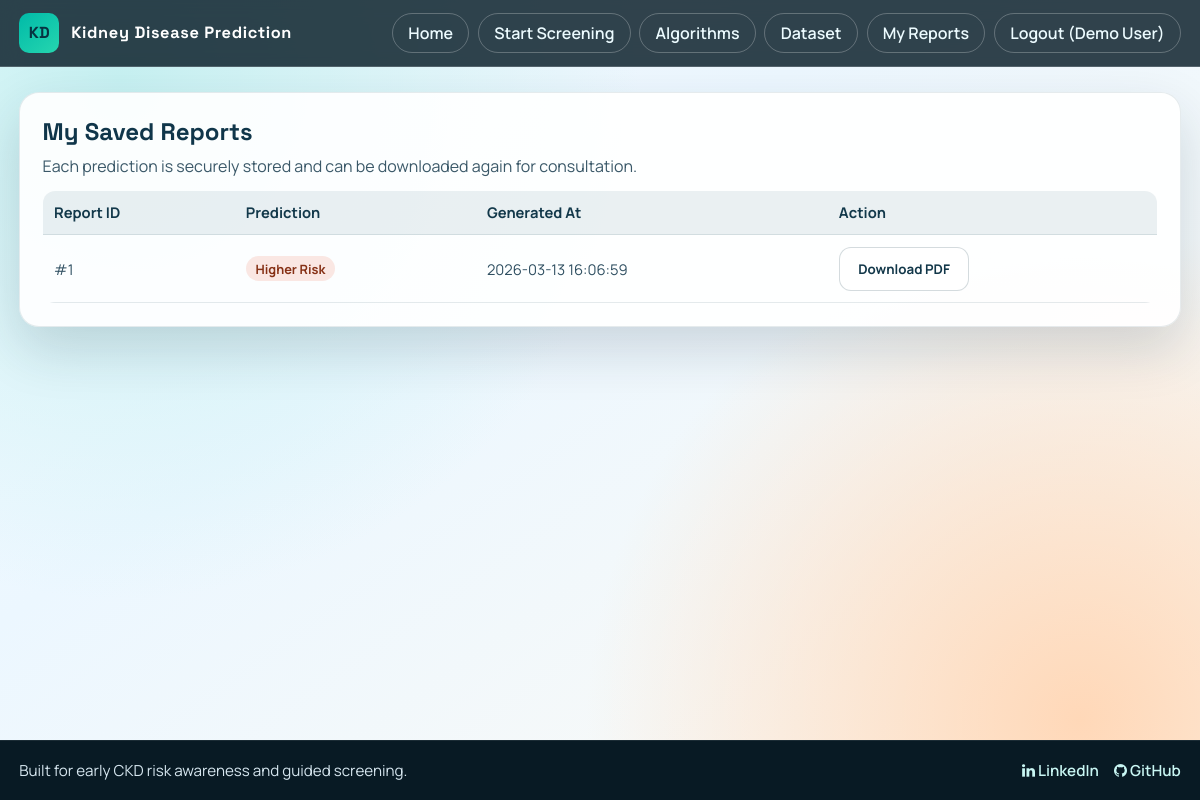
The app's page /reports (signed in) with its own data.
### tables this page shows
CREATE TABLE users (
                id INTEGER PRIMARY KEY AUTOINCREMENT,
                full_name TEXT NOT NULL,
                email TEXT NOT NULL UNIQUE,
                password_hash TEXT NOT NULL,
                created_at TEXT NOT NULL
            );

CREATE TABLE kidney_reports (
                id INTEGER PRIMARY KEY AUTOINCREMENT,
                user_id INTEGER NOT NULL,
                prediction_value INTEGER NOT NULL,
                prediction_label TEXT NOT NULL,
                input_json TEXT NOT NULL,
                created_at TEXT NOT NULL,
                FOREIGN KEY (user_id) REFERENCES users(id)
            );

### app.py (the view)
@app.route("/reports", methods=['GET'])
@login_required
def reportsPage():
    with get_db_connection() as conn:
        report_rows = conn.execute(
            """
            SELECT id, prediction_value, prediction_label, created_at
            FROM kidney_reports
            WHERE user_id = ?
            ORDER BY id DESC
            """,
            (session["user_id"],),
        ).fetchall()
    reports = [dict(row) for row in report_rows]
    return render_template("reports.html", reports=reports)

### app.py (called while the page is built)
def get_db_connection():
    conn = sqlite3.connect(DB_PATH)
    conn.row_factory = sqlite3.Row
    return conn

def get_current_user():
    user_id = session.get("user_id")
    if not user_id:
        return None
    with get_db_connection() as conn:
        user = conn.execute(
            "SELECT id, full_name, email FROM users WHERE id = ?",
            (user_id,),
        ).fetchone()
    if not user:
        return None
    return dict(user)

def login_required(route_func):
    @wraps(route_func)
    def wrapper(*args, **kwargs):
        if not session.get("user_id"):
            return redirect(url_for("loginPage"))
        return route_func(*args, **kwargs)
    return wrapper

@app.context_processor
def inject_current_user():
    return {"current_user": get_current_user()}

### templates/reports.html (shortened to what this page needs)
{% extends 'main.html' %}
{% block content %}
<section class="reports-card">
  <div class="reports-head">
    <h1>My Saved Reports</h1>
    <p>Each prediction is securely stored and can be downloaded again for consultation.</p>
  </div>
  {% if reports %}
    <table class="reports-table">
      <thead>
        <tr>
          <th>Report ID</th>
          <th>Prediction</th>
          <th>Generated At</th>
          <th>Action</th>
        </tr>
      </thead>
      <tbody>
        {% for report in reports %}
          <tr>
            <td>#{{ report.id }}</td>
            <td>
              {% if report.prediction_value == 1 %}
                <span class="status-pill status-risk">Higher Risk</span>
              {% else %}
                <span class="status-pill status-safe">Lower Risk</span>
              {% endif %}
            </td>
            <td>{{ report.created_at }}</td>
            <td>
              <form class="download-form" action="{{ url_for('downloadKidneyReport') }}" method="POST">
                <button type="submit" class="button-secondary">Download PDF</button>
              </form>
            </td>
          </tr>
        {% endfor %}
      </tbody>
    </table>
  {% else %}
    <p class="muted">No reports available yet. Run a new screening to generate your first report.</p>
    <a class="button-primary" href="{{ url_for('kidneyPage') }}">Start Screening</a>
  {% endif %}
</section>
{% endblock %}

### templates/main.html (shortened to what this page needs)
<!DOCTYPE html>
<html lang="en">
<head>
  <link rel="stylesheet" href="https://cdnjs.cloudflare.com/ajax/libs/font-awesome/4.7.0/css/font-awesome.min.css">
</head>
<body>
  <header class="topbar">
    <div class="site-shell topbar-inner">
      <a class="brand" href="{{ url_for('home') }}">
        <span class="brand-logo">KD</span>
        <span class="brand-text">Kidney Disease Prediction</span>
      </a>
      <nav class="nav-links">
        <a class="nav-chip" href="{{ url_for('home') }}">Home</a>
        <a class="nav-chip" href="{{ url_for('kidneyPage') }}">Start Screening</a>
        <a class="nav-chip" href="{{ url_for('algorithmsPage') }}">Algorithms</a>
        <a class="nav-chip" href="{{ url_for('datasetPage') }}">Dataset</a>
        {% if current_user %}
          <a class="nav-chip" href="{{ url_for('reportsPage') }}">My Reports</a>
          <a class="nav-chip" href="{{ url_for('logoutPage') }}">Logout ({{ current_user.full_name }})</a>
        {% else %}
          <a class="nav-chip" href="{{ url_for('loginPage') }}">Login</a>
          <a class="nav-chip" href="{{ url_for('registerPage') }}">Register</a>
        {% endif %}
      </nav>
    </div>
  </header>
  <main class="page-wrap">
    <div class="site-shell">
      {% block content %}{% endblock %}
    </div>
  </main>
  <footer class="site-footer">
    <div class="site-shell footer-row">
      <div>Built for early CKD risk awareness and guided screening.</div>
      <div class="footer-links">
        <a href="#" target="_blank" rel="noopener noreferrer"><span class="fa fa-linkedin"></span> LinkedIn</a>
        <a href="#" target="_blank" rel="noopener noreferrer"><span class="fa fa-github"></span> GitHub</a>
      </div>
    </div>
  </footer>
</body>
</html>

### templates/main.html (style rules this page uses)
:root { --ink-900: #0b1f2a; --ink-700: #123749; --surface-100: #f5fbff; --surface-200: #e9f5ff; --card: rgba(255, 255, 255, 0.88); --accent-500: #009f8f; --accent-600: #007f73; --warn-500: #e7603b; --ok-500: #1d9b5c; --shadow: 0 22px 54px rgba(14, 40, 55, 0.16); --radius-lg: 22px; --radius-md: 14px; }
* { box-sizing: border-box; }
body { margin: 0; font-family: "Manrope", sans-serif; color: var(--ink-900); min-height: 100vh; background: radial-gradient(circle at 10% 10%, #c7f1f2 0, #c7f1f200 40%), radial-gradient(circle at 90% 90%, #ffd8b8 0, #ffd8b800 38%), linear-gradient(145deg, var(--surface-100), #ecf7ff 38%, #fdfaf4 100%); display: flex; flex-direction: column; }
.site-shell { width: min(1180px, calc(100% - 2.4rem)); margin: 0 auto; }
.topbar { position: sticky; top: 0; z-index: 1000; backdrop-filter: blur(10px); background: rgba(11, 31, 42, 0.84); border-bottom: 1px solid rgba(255, 255, 255, 0.18); }
.topbar-inner { display: flex; align-items: center; justify-content: space-between; gap: 1rem; padding: 0.8rem 0; }
.brand { text-decoration: none; color: #fff; display: flex; align-items: center; gap: 0.75rem; }
.brand-logo { width: 40px; height: 40px; border-radius: 10px; background: linear-gradient(140deg, #00baa8, #26d6af); display: grid; place-items: center; font-family: "Space Grotesk", sans-serif; font-weight: 700; color: #073341; }
.brand-text { font-family: "Space Grotesk", sans-serif; font-size: 1.02rem; font-weight: 700; letter-spacing: 0.04em; }
.nav-links { display: flex; gap: 0.55rem; flex-wrap: wrap; }
.nav-chip { text-decoration: none; color: #ecfbff; padding: 0.5rem 0.95rem; border-radius: 999px; font-weight: 600; border: 1px solid rgba(255, 255, 255, 0.25); transition: 0.25s ease; }
.page-wrap { flex: 1; padding: 1.6rem 0 2rem; }
.button-primary, .button-secondary { display: inline-flex; align-items: center; justify-content: center; gap: 0.45rem; text-decoration: none; border-radius: 12px; border: 0; font-weight: 700; padding: 0.76rem 1.15rem; cursor: pointer; transition: 0.2s ease; font-family: "Manrope", sans-serif; }
.button-secondary { background: #fff; color: var(--ink-700); border: 1px solid rgba(18, 55, 73, 0.18); }
.site-footer { margin-top: auto; background: #081a24; color: #d6e6ef; padding: 1.2rem 0; border-top: 1px solid rgba(255, 255, 255, 0.08); }
.footer-row { display: flex; align-items: center; justify-content: space-between; gap: 0.9rem; flex-wrap: wrap; font-size: 0.95rem; }
.footer-links { display: flex; gap: 0.95rem; flex-wrap: wrap; }
.footer-links a { color: #c8f6f3; text-decoration: none; font-weight: 600; }

### templates/reports.html (style rules this page uses)
.reports-card { border-radius: 20px; border: 1px solid rgba(13, 57, 76, 0.1); box-shadow: var(--shadow); background: #ffffffe8; padding: clamp(1rem, 2.2vw, 1.4rem); }
.reports-head h1 { margin: 0; font-family: "Space Grotesk", sans-serif; color: #10364a; }
.reports-head p { margin: 0.5rem 0 0.9rem; color: #3a5868; }
.reports-table { width: 100%; border-collapse: collapse; border-radius: 12px; overflow: hidden; }
.reports-table th, .reports-table td { padding: 0.72rem; border-bottom: 1px solid rgba(9, 55, 73, 0.1); text-align: left; font-size: 0.92rem; color: #2f4f61; }
.reports-table th { background: rgba(8, 65, 87, 0.08); color: #12384a; font-weight: 700; }
.status-pill { display: inline-block; border-radius: 999px; padding: 0.23rem 0.6rem; font-size: 0.8rem; font-weight: 700; }
.status-risk { background: rgba(231, 96, 59, 0.14); color: #863116; }
.download-form { margin: 0; }

### records on screen
users: full_name "Demo User"
kidney_reports: id "1", prediction_value "Higher Risk", created_at "2026-03-13 16:06:59"
